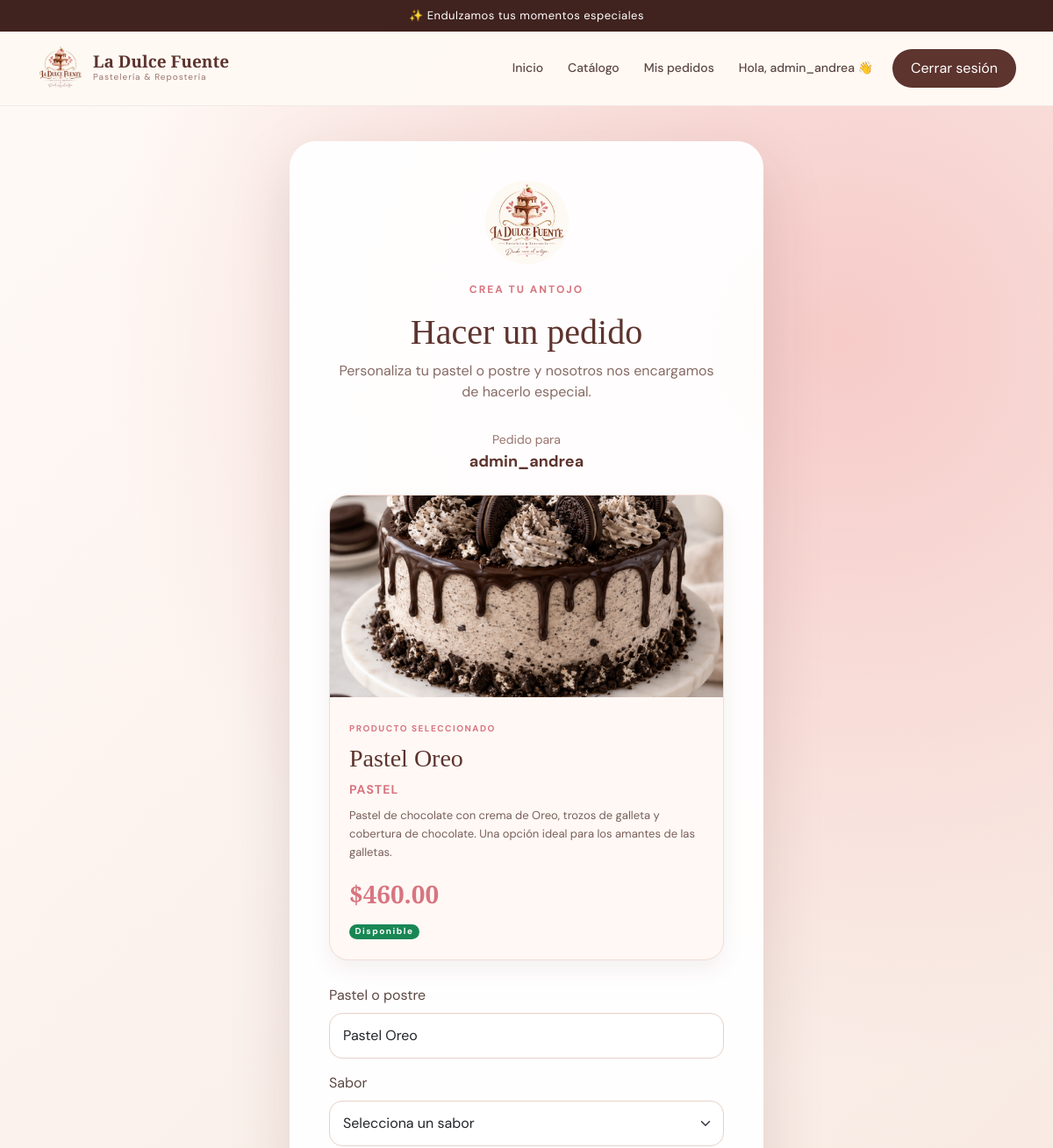
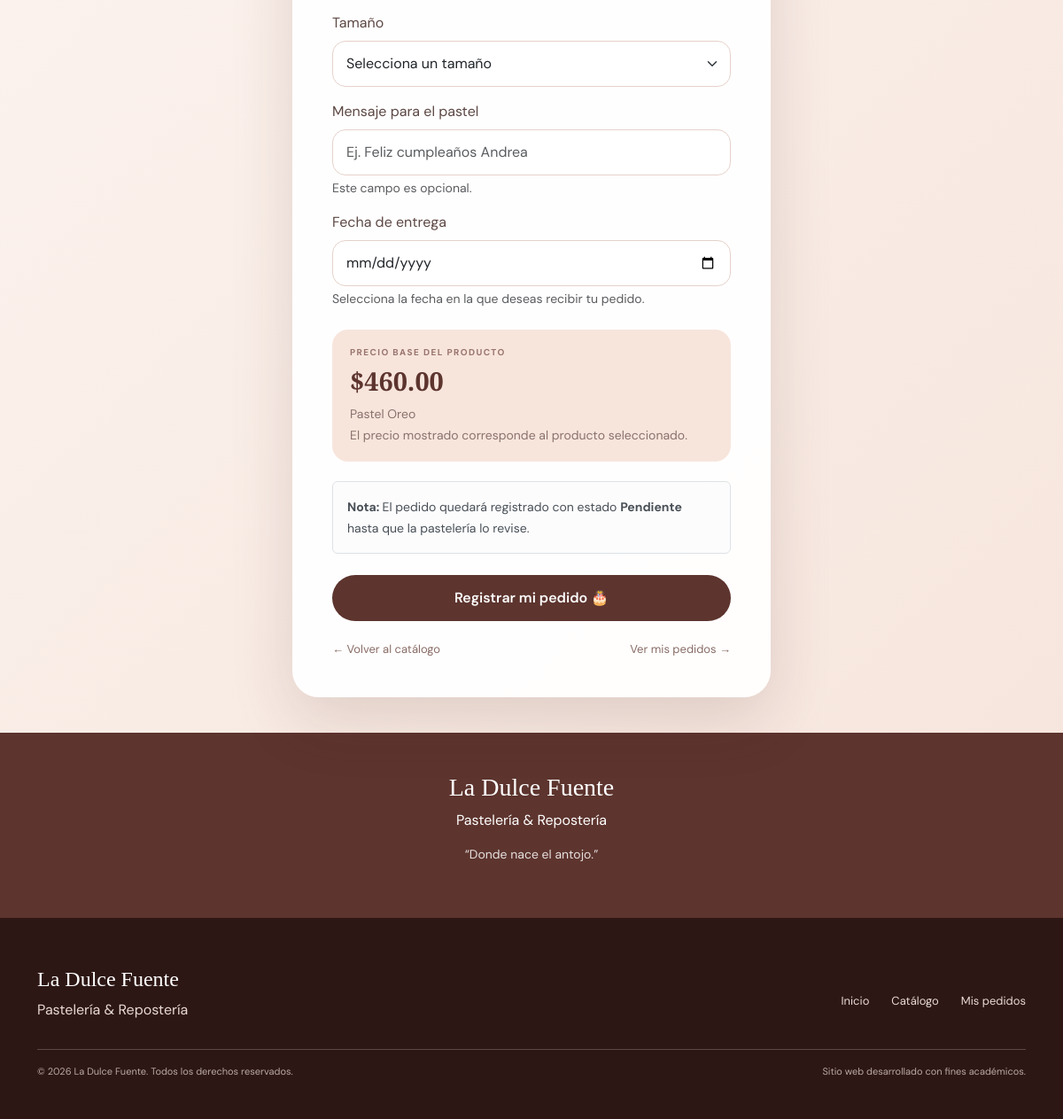
The page /pedido/?producto=5 (signed in) on the database its author committed (2 pictures, top to bottom).
### pasteleria/models.py (models this page shows, shortened)
class Producto(models.Model):
    CATEGORIAS = [
        ('Pastel', 'Pastel'),
        ('Cupcake', 'Cupcake'),
        ('Postre', 'Postre'),
        ('Personalizado', 'Personalizado'),
    ]
    nombre = models.CharField(
        max_length=100
    )
    descripcion = models.TextField(
        max_length=300
    )
    categoria = models.CharField(
        max_length=30,
        choices=CATEGORIAS
    )
    precio = models.DecimalField(
        max_digits=8,
        decimal_places=2
    )
    imagen = models.ImageField(
        upload_to='productos/',
        blank=True,
        null=True
    )
    disponible = models.BooleanField(
        default=True
    )
    fecha_registro = models.DateTimeField(
        auto_now_add=True
    )

### pasteleria/views.py (the view, shortened to what this page needs)
@login_required(login_url='login')
def hacer_pedido(request):
    productos = Producto.objects.filter(
        disponible=True
    ).order_by(
        'nombre'
    )
    producto_seleccionado = None
    producto_id_get = request.GET.get(
        'producto'
    )
    if producto_id_get:
        try:
            producto_seleccionado = (
                Producto.objects.get(
                    id=producto_id_get,
                    disponible=True
                )
            )
        except (
            Producto.DoesNotExist,
            ValueError
        ):
            messages.error(
                request,
                'El producto seleccionado '
                'no existe o ya no está '
                'disponible.'
            )
            return redirect(
                'inicio'
            )
    contexto = {
        'productos':
            productos,
        'producto_seleccionado':
            producto_seleccionado,
        'sabores':
            Pedido.SABORES,
        'tamanos':
            Pedido.TAMANOS,
        'fecha_min':
            date.today().isoformat(),
    }
    return render(
        request,
        'pasteleria/pedido.html',
        contexto
    )

### pasteleria/templates/pasteleria/pedido.html (shortened to what this page needs)
{% load static %}
<!DOCTYPE html>
<html lang="es">
<head>
    <link
        href="https://cdn.jsdelivr.net/npm/bootstrap@5.3.3/dist/css/bootstrap.min.css"
        rel="stylesheet">
    <link
        rel="stylesheet"
        href="{% static 'pasteleria/css/estilos.css' %}">
</head>
<body class="pagina-auth">
<div class="barra-superior">
    ✨ Endulzamos tus momentos especiales
</div>
<nav
    class="navbar navbar-expand-lg navbar-light menu-principal">
    <div class="container">
        <a
            class="navbar-brand marca d-flex align-items-center"
            href="{% url 'inicio' %}">
            <img
                src="{% static 'pasteleria/img/logo.png' %}"
                alt="Logo La Dulce Fuente"
                class="logo-menu">
            <div>
                <span class="nombre-marca">
                    La Dulce Fuente
                </span>
                <small>
                    Pastelería & Repostería
                </small>
            </div>
        </a>
        <div
            class="collapse navbar-collapse"
            id="menuPedido">
            <ul
                class="navbar-nav ms-auto align-items-lg-center">
                <li class="nav-item">
                    <a
                        class="nav-link"
                        href="{% url 'inicio' %}">
                        Inicio
                    </a>
                </li>
                <li class="nav-item">
                    <a
                        class="nav-link"
                        href="{% url 'inicio' %}#catalogo">
                        Catálogo
                    </a>
                </li>
                <li class="nav-item">
                    <a
                        class="nav-link"
                        href="{% url 'mis_pedidos' %}">
                        Mis pedidos
                    </a>
                </li>
                <li class="nav-item">
                    <span class="nav-link">
                        Hola,
                        {{ user.first_name|default:user.username }}
                        👋
                    </span>
                </li>
                <li class="nav-item">
                    <a
                        class="btn boton-login"
                        href="{% url 'logout' %}">
                        Cerrar sesión
                    </a>
                </li>
            </ul>
        </div>
    </div>
</nav>
<div class="auth-contenedor">
    <div
        class="auth-caja auth-registro">
        <a
            href="{% url 'inicio' %}"
            class="auth-logo">
            <img
                src="{% static 'pasteleria/img/logo.png' %}"
                alt="Logo La Dulce Fuente">
        </a>
        <p
            class="mini-titulo text-center">
            CREA TU ANTOJO
        </p>
        <h1>
            Hacer un pedido
        </h1>
        <p class="auth-texto">
            Personaliza tu pastel o postre
            y nosotros nos encargamos
            de hacerlo especial.
        </p>
        <div
            class="text-center mb-4">
            <small
                style="color:#98736c;">
                Pedido para
            </small>
            <br>
            <strong
                style="
                    color:#5d342e;
                    font-size:18px;
                ">
                {{ user.first_name|default:user.username }}
            </strong>
        </div>
        {% if producto_seleccionado %}
            <div
                class="producto-pedido-preview">
                {% if producto_seleccionado.imagen %}
                    <img
                        src="{{ producto_seleccionado.imagen.url }}"
                        alt="{{ producto_seleccionado.nombre }}">
                {% else %}
                    <div
                        class="producto-pedido-sin-imagen">
                        🎂
                    </div>
                {% endif %}
                <div
                    class="producto-pedido-info">
                    <span>
                        PRODUCTO SELECCIONADO
                    </span>
                    <h2>
                        {{ producto_seleccionado.nombre }}
                    </h2>
                    <div
                        class="mb-2">
                        <small
                            style="
                                color:#d87580;
                                font-weight:700;
                                letter-spacing:1px;
                            ">
                            {{ producto_seleccionado.categoria|upper }}
                        </small>
                    </div>
                    <p>
                        {{ producto_seleccionado.descripcion }}
                    </p>
                    <strong>
                        ${{ producto_seleccionado.precio }}
                    </strong>
                    <div
                        class="mt-2">
                        <span
                            class="badge rounded-pill text-bg-success">
                            Disponible
                        </span>
                    </div>
                </div>
            </div>
        {% else %}
            <div
                class="alert alert-light text-center border">
                🍰 Selecciona uno de nuestros productos
                para comenzar tu pedido.
            </div>
        {% endif %}
        <form
            method="POST"
            id="formPedido">
            <div class="mb-3">
                <label
                    class="form-label"
                    for="producto_id">
                    Pastel o postre
                </label>
                {% if producto_seleccionado %}
                    <input
                        type="text"
                        class="form-control campo-auth"
                        value="{{ producto_seleccionado.nombre }}"
                        readonly>
                {% endif %}
            </div>
            <div class="mb-3">
                <label
                    class="form-label"
                    for="sabor">
                    Sabor
                </label>
                <select
                    name="sabor"
                    id="sabor"
                    class="form-select campo-auth"
                    required>
                    <option value="">
                        Selecciona un sabor
                    </option>
                </select>
            </div>
            <div class="mb-3">
                <label
                    class="form-label"
                    for="tamano">
                    Tamaño
                </label>
                <select
                    name="tamano"
                    id="tamano"
                    class="form-select campo-auth"
                    required>
                    <option value="">
                        Selecciona un tamaño
                    </option>
                </select>
            </div>
            <div class="mb-3">
                <label
                    class="form-label"
                    for="mensaje">
                    Mensaje para el pastel
                </label>
                <input
                    type="text"
                    name="mensaje"
                    id="mensaje"
                    maxlength="150"
                    class="form-control campo-auth"
                    placeholder="Ej. Feliz cumpleaños Andrea">
                <div class="form-text">
                    Este campo es opcional.
                </div>
            </div>
            <div class="mb-4">
                <label
                    class="form-label"
                    for="fecha_entrega">
                    Fecha de entrega
                </label>
                <input
                    type="date"
                    name="fecha_entrega"
                    id="fecha_entrega"
                    min="{{ fecha_min }}"
                    class="form-control campo-auth"
                    required>
                <div class="form-text">
                    Selecciona la fecha
                    en la que deseas recibir tu pedido.
                </div>
            </div>
            {% if producto_seleccionado %}
                <div
                    class="resumen-pedido">
                    <span>
                        PRECIO BASE DEL PRODUCTO
                    </span>
                    <strong>
                        ${{ producto_seleccionado.precio }}
                    </strong>
                    <small>
                        {{ producto_seleccionado.nombre }}
                    </small>
                    <br>
                    <small>
                        El precio mostrado corresponde
                        al producto seleccionado.
                    </small>
                </div>
            {% endif %}
            <div
                class="alert alert-light border mb-4">
                <small>
                    <strong>
                        Nota:
                    </strong>
                    El pedido quedará registrado con estado
                    <strong>
                        Pendiente
                    </strong>
                    hasta que la pastelería lo revise.
                </small>
            </div>
            <button
                type="submit"
                class="btn boton-auth"
                id="botonRegistrar">
                Registrar mi pedido 🎂
            </button>
        </form>
        <div
            class="pedido-enlaces">
            <a
                href="{% url 'inicio' %}#catalogo"
                class="volver-inicio">
                ← Volver al catálogo
            </a>
            <a
                href="{% url 'mis_pedidos' %}"
                class="volver-inicio">
                Ver mis pedidos →
            </a>
        </div>
    </div>
</div>
<section
    style="
        background:#5d342e;
        color:white;
        padding:45px 20px;
        text-align:center;
    ">
    <div class="container">
        <h3
            style="
                font-family:'Playfair Display', serif;
            ">
            La Dulce Fuente
        </h3>
        <p>
            Pastelería & Repostería
        </p>
        <p
            style="
                font-size:14px;
                opacity:.85;
            ">
            “Donde nace el antojo.”
        </p>
    </div>
</section>
<footer>
    <div class="container">
        <div
            class="footer-contenido">
            <div>
                <h4>
                    La Dulce Fuente
                </h4>
                <p>
                    Pastelería & Repostería
                </p>
            </div>
            <div
                class="footer-links">
                <a
                    href="{% url 'inicio' %}">
                    Inicio
                </a>
                <a
                    href="{% url 'inicio' %}#catalogo">
                    Catálogo
                </a>
                <a
                    href="{% url 'mis_pedidos' %}">
                    Mis pedidos
                </a>
            </div>
        </div>
        <hr>
        <div
            class="footer-final">
            <p>
                © 2026 La Dulce Fuente.
                Todos los derechos reservados.
            </p>
            <p>
                Sitio web desarrollado con fines académicos.
            </p>
        </div>
    </div>
</footer>
</body>
</html>

### rows shown on the page
Producto: imagen (picture), nombre "Pastel Oreo", categoria "PASTEL", descripcion "Pastel de chocolate con crema de Oreo, trozos de galleta y cobertura de chocolate. Una opción ideal para los amantes de las galletas.", precio "460.00"

### other values the page prints
{{ user.first_name|default:user.username }} "admin_andrea"
